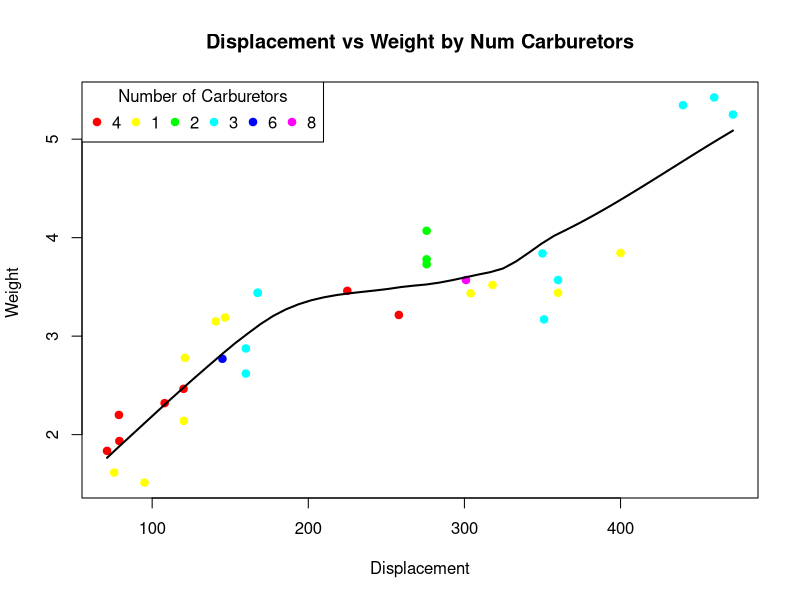

Here is the R script that generated this plot:

data("mtcars")

colors <- rainbow(length(unique(mtcars$carb)))  

plot(mtcars$disp, mtcars$wt,
     col = colors[as.factor(mtcars$carb)],  
     pch = 19,  
     xlab = "Displacement", 
     ylab = "Weight ",
     main = "Displacement vs Weight by Num Carburetors")

lines(loess.smooth(mtcars$disp, mtcars$wt), col = "black", lwd = 2)

legend("topleft", 
       legend = paste(unique(mtcars$carb)),
       col = colors, 
       pch = 19, 
       horiz=TRUE,
       title = "Number of Carburetors")
